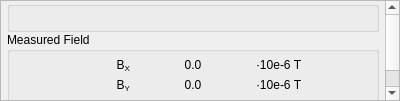
<?xml version='1.0'?>
<ui version="4.0">
 <class>TamInfo</class>
 <widget class="QDockWidget" name="TamInfo">
  <property name="geometry">
   <rect>
    <x>0</x>
    <y>0</y>
    <width>400</width>
    <height>101</height>
   </rect>
  </property>
  <property name="minimumSize">
   <size>
    <width>200</width>
    <height>101</height>
   </size>
  </property>
  <property name="contextMenuPolicy">
   <enum>Qt::ActionsContextMenu</enum>
  </property>
  <property name="allowedAreas">
   <set>Qt::RightDockWidgetArea| Qt::LeftDockWidgetArea</set>
  </property>
  <property name="features">
   <set>QDockWidget::NoDockWidgetFeatures</set>
   <set>QDockWidget::DockWidgetMovable</set>
  </property>
  <property name="windowTitle">
   <string>Three Axis Magnetometer</string>
  </property>
  <widget class="QWidget" name="dockWidgetContents">
   <layout class="QVBoxLayout" name="verticalLayout">
    <property name="spacing">
     <number>0</number>
    </property>
    <property name="leftMargin">
     <number>0</number>
    </property>
    <property name="topMargin">
     <number>0</number>
    </property>
    <property name="rightMargin">
     <number>0</number>
    </property>
    <property name="bottomMargin">
     <number>0</number>
    </property>
    <item>
     <widget class="QScrollArea" name="scrollArea">
      <property name="widgetResizable">
       <bool>true</bool>
      </property>
      <widget class="QWidget" name="scrollAreaWidgetContents">
       <property name="geometry">
        <rect>
         <x>0</x>
         <y>0</y>
         <width>398</width>
         <height>87</height>
        </rect>
       </property>
       <layout class="QVBoxLayout" name="verticalLayout_2">
        <property name="spacing">
         <number>0</number>
        </property>
        <property name="leftMargin">
         <number>6</number>
        </property>
        <property name="topMargin">
         <number>0</number>
        </property>
        <property name="rightMargin">
         <number>6</number>
        </property>
        <property name="bottomMargin">
         <number>6</number>
        </property>

        <item>
         <widget class="QGroupBox" name="GraphicGroup">
          <property name="title"/>
         </widget>
        </item>

        <item>
         <widget class="QGroupBox" name="VerboseGroup">
          <property name="title">
           <string>Measured Field</string>
          </property>
          <layout class="QGridLayout" name="gridLayout" columnstretch="1,1,1" columnminimumwidth="0,0,0">
           <property name="leftMargin">
            <number>6</number>
           </property>
           <property name="topMargin">
            <number>6</number>
           </property>
           <property name="rightMargin">
            <number>6</number>
           </property>
           <property name="bottomMargin">
            <number>6</number>
           </property>
           <item row="0" column="0">
            <widget class="QLabel" name="magField_b_1_Label">
             <property name="text">
              <string>B&lt;sub&gt;X&lt;/sub&gt;</string>
             </property>
             <property name="alignment">
              <set>Qt::AlignRight|Qt::AlignTrailing|Qt::AlignVCenter</set>
             </property>
            </widget>
           </item>
           <item row="1" column="0">
            <widget class="QLabel" name="magField_b_2_Label">
             <property name="text">
              <string>B&lt;sub&gt;Y&lt;/sub&gt;</string>
             </property>
             <property name="alignment">
              <set>Qt::AlignRight|Qt::AlignTrailing|Qt::AlignVCenter</set>
             </property>
            </widget>
           </item>
           <item row="2" column="0">
            <widget class="QLabel" name="magField_b_3_Label">
             <property name="text">
              <string>B&lt;sub&gt;Z&lt;/sub&gt;</string>
             </property>
             <property name="alignment">
              <set>Qt::AlignRight|Qt::AlignTrailing|Qt::AlignVCenter</set>
             </property>
            </widget>
           </item>
           <item row="0" column="1">
            <widget class="QLabel" name="magField_b_1">
             <property name="text">
              <string>0.0</string>
             </property>
             <property name="alignment">
              <set>Qt::AlignCenter</set>
             </property>
            </widget>
           </item>
           <item row="1" column="1">
            <widget class="QLabel" name="magField_b_2">
             <property name="text">
              <string>0.0</string>
             </property>
             <property name="alignment">
              <set>Qt::AlignCenter</set>
             </property>
            </widget>
           </item>
           <item row="2" column="1">
            <widget class="QLabel" name="magField_b_3">
             <property name="text">
              <string>0.0</string>
             </property>
             <property name="alignment">
              <set>Qt::AlignCenter</set>
             </property>
            </widget>
           </item>
           <item row="1" column="2">
            <widget class="QLabel" name="magField_b_2_Units">
             <property name="text">
              <string>·10e-6 T</string>
             </property>
            </widget>
           </item>
           <item row="2" column="2">
            <widget class="QLabel" name="magField_b_3_Units">
             <property name="text">
              <string>·10e-6 T</string>
             </property>
            </widget>
           </item>
           <item row="0" column="2">
            <widget class="QLabel" name="magField_b_1_Units">
             <property name="text">
              <string>·10e-6 T</string>
             </property>
            </widget>
           </item>
          </layout>
         </widget>
        </item>

        <item>
         <spacer name="verticalSpacer">
          <property name="orientation">
           <enum>Qt::Vertical</enum>
          </property>
          <property name="sizeHint" stdset="0">
           <size>
            <width>20</width>
            <height>40</height>
           </size>
          </property>
         </spacer>
        </item>
       </layout>
      </widget>
     </widget>
    </item>
   </layout>
  </widget>
  <action name="actionStatus">
   <property name="checkable">
    <bool>true</bool>
   </property>
   <property name="checked">
    <bool>true</bool>
   </property>
   <property name="text">
    <string>TAM Status</string>
   </property>
  </action>
  <action name="actionVerbose">
   <property name="checkable">
    <bool>true</bool>
   </property>
   <property name="checked">
    <bool>true</bool>
   </property>
   <property name="text">
    <string>Measured Field</string>
   </property>
  </action>
 </widget>
 <resources/>
 <connections>
  <connection>
   <sender>actionVerbose</sender>
   <signal>toggled(bool)</signal>
   <receiver>VerboseGroup</receiver>
   <slot>setVisible(bool)</slot>
  </connection>
 </connections>
</ui>
